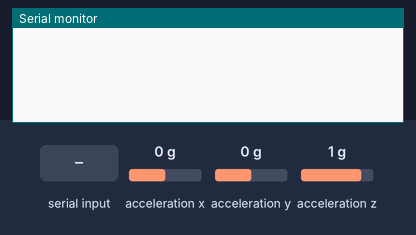
The sketch below on a simulated Arduino Nano 33 BLE. On the bench: the last lines printed to the serial monitor. The test bench sets the inputs (shaded band); at power-on: acceleration x 0 g, acceleration y 0 g, acceleration z 1 g.

Above: at 1.2 s.
1.3 s: "r" received over Serial
At 2.2 s:
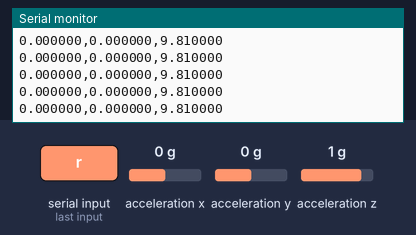
2.8 s: acceleration x set to -1.4 g
At 4.6 s:
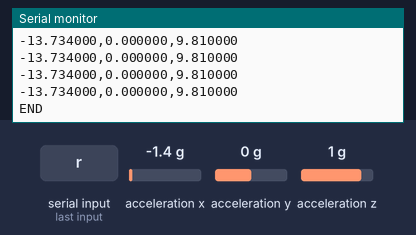

Measured:
- after the input at 1.3 s, the serial monitor: prints a new line at once (image 1)
- after the input at 2.8 s, the serial monitor: prints a new line at once (image 2)

The sketch:

data-collection.ino
```cpp
#include <Arduino_LSM9DS1.h>

#define SAMPLES 256
#define SAMPLING_FREQ 100
#define SAMPLING_PERIOD_MS (1000/SAMPLING_FREQ)

void setup() {
    Serial.begin(115200);
    while (!Serial);

    if (!IMU.begin()) {
        Serial.println("Failed to initialize IMU!");
        while (1);
    }
}

void loop() {
    if (Serial.available() > 0) {
        char command = Serial.read();
        if (command == 'r') {  // Start recording when 'r' is received
            recordData();
        }
    }
}

void recordData() {
    float x, y, z;
    unsigned long millisOld;

    Serial.println("START"); // Marker for Python script

    // Data Collection
    for(int i = 0; i < SAMPLES; i++) {
        millisOld = millis();

        if (IMU.accelerationAvailable()) {
            IMU.readAcceleration(x, y, z);
            // Send all three axes separated by commas
            Serial.print(x * 9.81f, 6);  // Convert to m/s²
            Serial.print(",");
            Serial.print(y * 9.81f, 6);
            Serial.print(",");
            Serial.println(z * 9.81f, 6);
        } else {
            Serial.println("0,0,0");
        }

        // Maintain sampling rate
        while((millis() - millisOld) < SAMPLING_PERIOD_MS);
    }

    Serial.println("END"); // Marker for Python script
}
```
